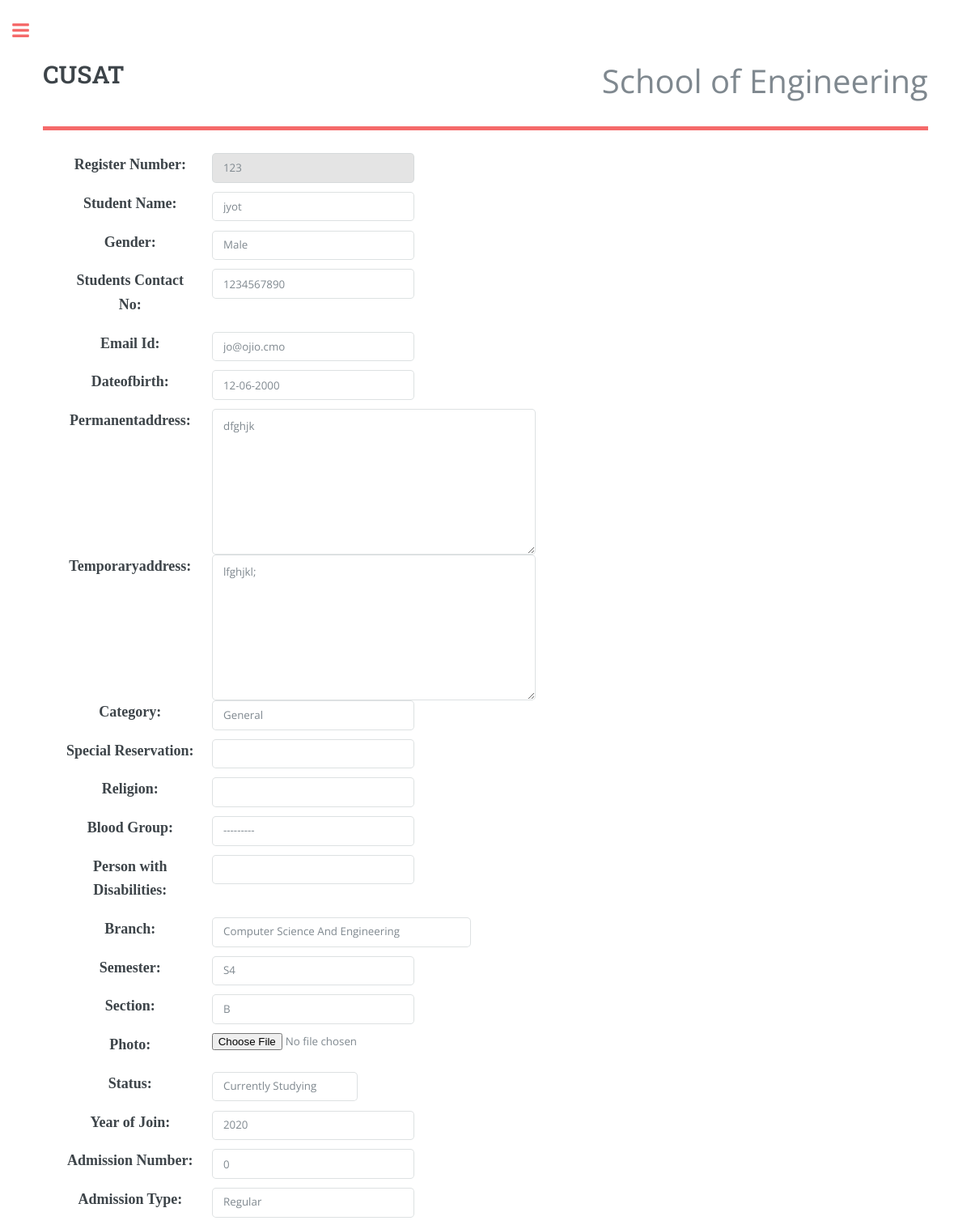
The page /student/edit/123/ (upper part) on the database as committed earlier.
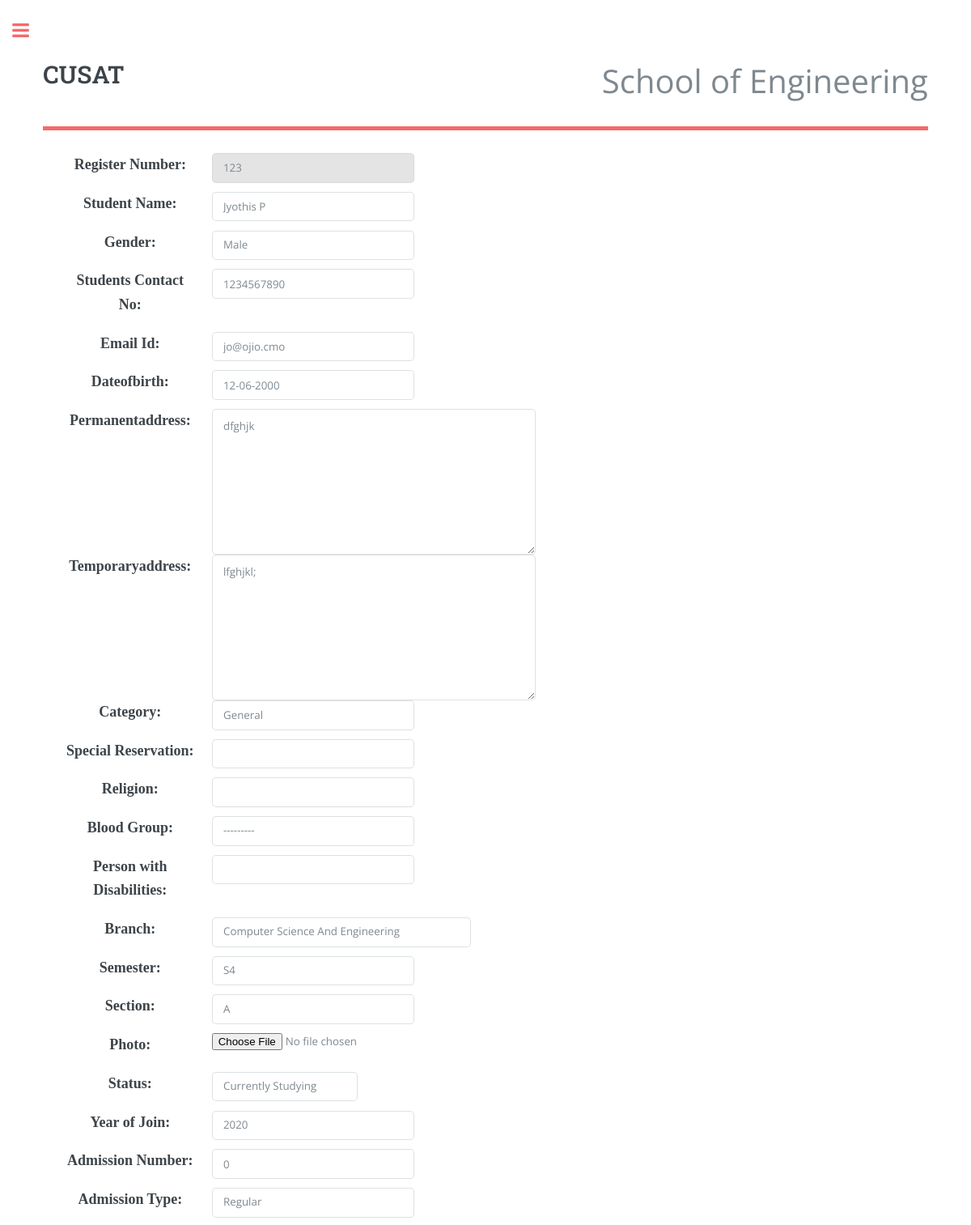
The same page on the database as committed later.
### student/models.py (models this page shows, shortened)
class Student(models.Model):
    SECTION = (('A', 'A'), ('B', 'B'))
    STATUS = (('Active', 'Currently Studying'), ('Pass out', 'Course Completed'),
              ('Drop out', 'Drop out '))
    BLOODGROUPS = (('A+ve', 'A+ve'), ('A-ve', 'A-ve'), ('B+ve', 'B+ve'),
                   ('B-ve', 'B-ve'), ('AB+ve', 'AB+ve'), ('AB-ve', 'AB-ve'),
                   ('O+ve', 'O+ve'), ('O-ve', 'O-ve'),)
    GENDER = (('M', 'Male'), ('F', 'Female'))
    limit = datetime.datetime.today().year + 1
    YEARS = tuple([(x, x) for x in range(2015, 2025)])
    ADMISSION_TYPE = (('Regular', 'Regular'), ('Lateral Entry', 'Lateral Entry'))
    regno = models.IntegerField(primary_key=True, verbose_name='Register Number')
    name = models.CharField(max_length=30, verbose_name='Name')
    gender = models.CharField(max_length=6, choices=GENDER, default='M')
    studentcontactno = models.CharField(max_length=15, verbose_name='Students Contact No', null=True, blank=True)
    emailid = models.CharField(max_length=80, verbose_name=u'Email Id', null=True, blank=True)
    dateofbirth = models.DateField(default='2000-01-01')
    permanentaddress = models.CharField(max_length=150, verbose_name='Permanent Address', null=True, blank=True)
    temporaryaddress = models.CharField(max_length=150, verbose_name='Temporary Address', null=True, blank=True)
    category = models.CharField(max_length=20, default='General')
    specialreservation = models.CharField(max_length=30, verbose_name='Special Reservation', null=True, blank=True)
    religion = models.CharField(max_length=15, null=True, blank=True)
    bloodgroup = models.CharField(max_length=6, verbose_name='Blood Group', choices=BLOODGROUPS, null=True, blank=True)
    personwithdisabilities = models.CharField(max_length=40, verbose_name='Person with Disabilities', null=True,
                                              blank=True)
    branch = models.CharField(max_length=15, choices=DEPARTMENTS)
    cursem = models.CharField(max_length=2, choices=SEMESTERS, verbose_name='Semester')
    section = models.CharField(max_length=1, choices=SECTION)
    photo = models.FileField(upload_to=student_photo_location, null=True, blank=True)
    status = models.CharField(max_length=20, choices=STATUS, default='Active')
    join = models.IntegerField(choices=YEARS, verbose_name='Year Of Join')
    admissionno = models.IntegerField(verbose_name='Admission Number', default='0')
    admtype = models.CharField(max_length=20, choices=ADMISSION_TYPE, default='Regular')
    catrank = models.IntegerField(verbose_name='CAT Rank', default='0')
    tenboard = models.CharField(max_length=20, verbose_name='10th Board', null=True, blank=True)
    tenregisterno = models.CharField(max_length=20, verbose_name='10th Register No', null=True, blank=True)
    tenmarks = models.IntegerField(verbose_name='10th Marks', null=True, blank=True)
    tenpercentage = models.DecimalField(max_digits=5, decimal_places=2, verbose_name='10th Percentage', null=True,
                                        blank=True)
    tenyear = models.IntegerField(default='0')
    qualifyingboard = models.CharField(max_length=20, verbose_name='Qualifying Board', null=True, blank=True)
    qualifyingregisterno = models.IntegerField(verbose_name='Qualifying Register No', null=True, blank=True)
    qualifyingmarks = models.IntegerField(verbose_name='Qualifying Marks', null=True, blank=True)
    qualifyingpercentage = models.DecimalField(max_digits=5, decimal_places=2, verbose_name='Qualifying Percentage',
                                               null=True, blank=True)
    qualifyingyear = models.IntegerField(verbose_name='Qualifying Year', null=True, blank=True)
    parentorguardianname = models.CharField(max_length=50, verbose_name='Parent/Guardians Name', null=True, blank=True)
    parentorguardianoccupation = models.CharField(max_length=25, verbose_name='Parent/Guardians Occupation', null=True,
                                                  blank=True)
    parentorguardiancontactno = models.CharField(max_length=15, verbose_name='Parent/Guardians Contact No', null=True,
                                                 blank=True)
    parentorguardianemailid = models.CharField(max_length=50, verbose_name='Parent/Guardians Email Id', null=True,
                                               blank=True)
    miniproject = models.CharField(max_length=100, verbose_name='Mini Project', null=True, blank=True)
    miniprojectguide = models.CharField(max_length=25, verbose_name='Mini Project Guide', null=True, blank=True)
    mainproject = models.CharField(max_length=100, verbose_name='Main Project', null=True, blank=True)
    mainprojectguide = models.CharField(max_length=25, verbose_name='Main Project Guide', null=True, blank=True)
    behaviour = models.CharField(max_length=100, default='Good', null=True, blank=True)
    class Meta:
        ordering = ('regno',)  # 'ordering' must be a tuple or list (even if you want to order by only one field).

### student/views.py (the view)
# urls.py: url(r'^edit/(?P<pk>[0-9]+)/$', views.student_update, name='update'),
def student_update(request, pk):
    instance = get_object_or_404(Student, regno=pk)
    student = StudentUpdateForm(request.POST or None, request.FILES or None, instance=instance)
    if student.is_valid():
        instance = student.save(commit=False)
        instance.save()
        return redirect('student:search')
    context = {
        "form": student,
        "title": 'Edit Student',
    }
    return render(request, 'student/student_form.html', context)

### student/forms.py
class StudentUpdateForm(forms.ModelForm):
    regno = forms.IntegerField(disabled=True, widget=forms.TextInput(attrs={'size': 2}))
    permanentaddress = forms.CharField(widget=forms.Textarea())
    temporaryaddress = forms.CharField(widget=forms.Textarea())
    class Meta:
        model = Student
        fields = '__all__'
    def __init__(self, *args, **kwargs):
        super(StudentUpdateForm, self).__init__(*args, **kwargs)
        self.fields['permanentaddress'].widget.attrs['style'] = 'width:400px;height:180px'
        self.fields['temporaryaddress'].widget.attrs['style'] = 'width:400px;height:180px'
        self.fields['status'].widget.attrs['style'] = 'width:180px;'
        self.fields['branch'].widget.attrs['style'] = 'width:320px;'
        self.fields['regno'].label = 'Register Number'
        self.fields['name'].label = 'Student Name'
        self.fields['cursem'].label = 'Semester'
        self.fields['join'].label = 'Year of Join'
        self.fields['admtype'].label = 'Admission Type'

### templates/student/student_form.html (shortened to what this page needs)
{% extends "base.html" %}

### templates/base.html (shortened to what this page needs)
<!DOCTYPE HTML>
<html>
{% load static %}
<head>
    <link rel="stylesheet" href="{% static 'css/main.css' %}"/>
</head>
<body>
<div id="wrapper">
    <div id="main">
        <div class="inner">
            <header id="header">
                <div class="12u 12u$(small)">
                    <a href="http://www.cusat.ac.in" class="logo"
                       style="padding-top:10px;font-size:30px;"><strong>CUSAT</strong></a>
                    <weak style="font-size:40px;float:right"> School of Engineering</weak>
                </div>
            </header>
        </div>
        {% block form %}
        <section>
            {% block formhead %}
            <form action="" method="post" enctype="multipart/form-data"> {% endblock formhead %}
                {% for field in form %}
                <div class="row" style="margin-left: 50px;width: auto">
                    <div style="text-align: center;" class="4u 12u$(medium)">
                        <div class="row">
                            <div class="6u 12u$(medium)"
                                 style="align-content: center;font-size: 20px;
                                 font-weight: 200;font-family:'Monotype Corsiva';">
                                {{ field.label_tag }}
                            </div>
                            <div class="6u 12u$(medium)" style="align-content: center;
                                     width: 150px">
                                {{ field }}
                            </div>
                        </div>
                    </div>
                </div>
                {% endfor %}
            </form>
        </section>
        {% endblock form %}
    </div>
</div>
</body>
</html>

Rows that differ between the two databases and show on the page:
changed Student "Male": name "jyot" → "Jyothis P"; section "B" → "A"
